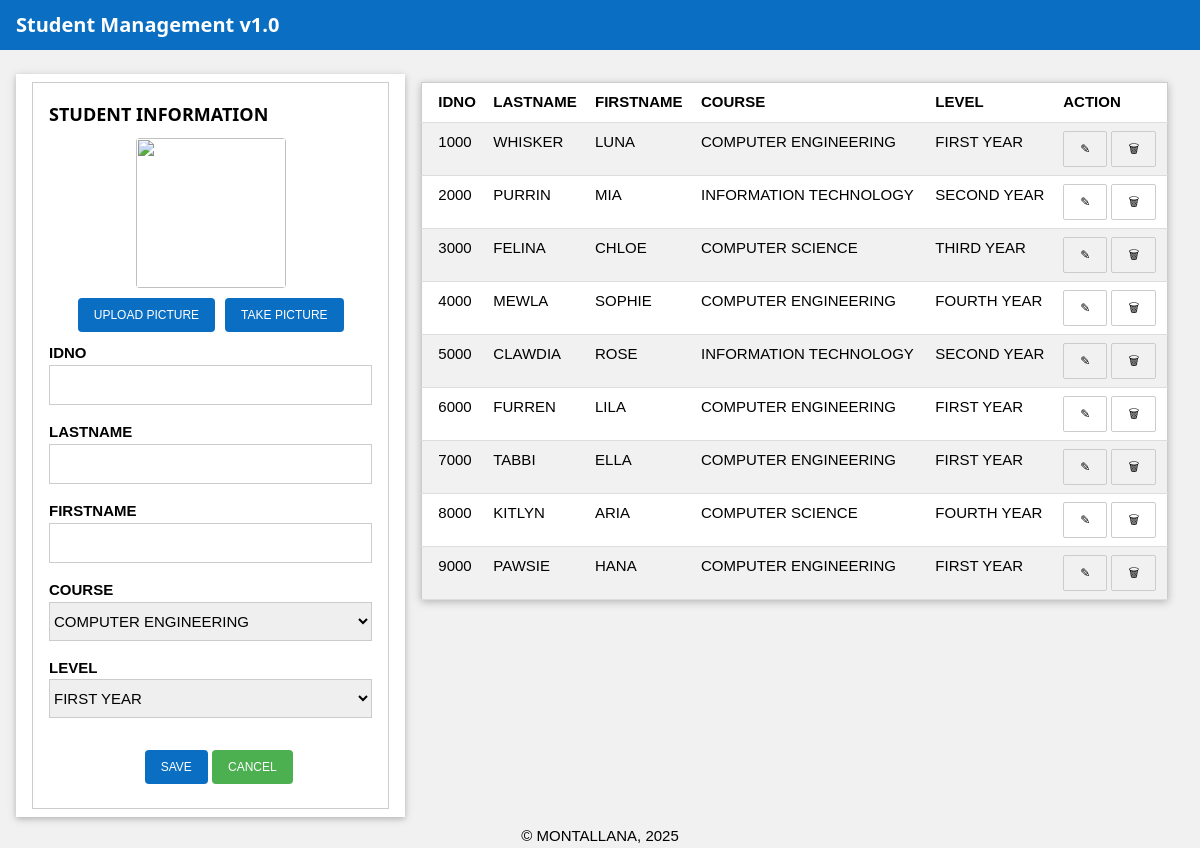
The page / on the database its author committed.
### tables this page shows
CREATE TABLE students(
id integer primary key autoincrement,
idno varchar(10) unique,
lastname varchar(50),
firstname varchar(50),
course varchar(10),
level varchar(5),
image varchar(25));

### app.py (the view)
@app.route("/")
def index():
    students = getall("students")
    students = sorted(students, key=lambda s: s["idno"])
    return render_template("index.html", students=students)

### db/dbhelper.py (called while the page is built)
def getprocess(sql:str,vals:list)->list:
    print(sql)
    conn:any=connect(database)
    conn.row_factory=Row
    cursor:any=conn.cursor()
    cursor.execute(sql,vals)
    data:list=cursor.fetchall()
    cursor.close()
    conn.close()
    return data

def getall(table:str)->list:
    sql:str = f"SELECT * FROM `{table}`"
    return getprocess(sql,[])

### templates/index.html (shortened to what this page needs)
{% extends "base.html" %}
{% block content %}
<div class="w3-row">
	<div class="w3-card w3-col l4 m4 s12 w3-white w3-padding">
		<div class="w3-border w3-padding">
			<h5><b>STUDENT INFORMATION</b></h5>
			<form id="studentForm" action="{{ url_for('savestudent') }}" method="POST" enctype="multipart/form-data">
				<center>
					<img id="preview"
						 src="https://img.icons8.com/fluent/1200/user-male-circle.jpg"
						 style="width:150px;height:150px;object-fit:cover;border-radius:4px;margin-bottom:10px;">
					<div style="display:flex;justify-content:center;gap:10px;margin-bottom:10px;">
						<label for="webcam" class="w3-button w3-info w3-round w3-small">
							UPLOAD PICTURE
						</label>
						<button type="button" class="w3-button w3-info w3-round w3-small" onclick="openCamera()">
							TAKE PICTURE
						</button>
					</div>
				</center>
				<label><b>IDNO</b></label>
				<input class="w3-input w3-border w3-margin-bottom" name="idno" id="idno" required>
				<label><b>LASTNAME</b></label>
				<input class="w3-input w3-border w3-margin-bottom" name="lastname" id="lastname" required>
				<label><b>FIRSTNAME</b></label>
				<input class="w3-input w3-border w3-margin-bottom" name="firstname" id="firstname" required>
				<label><b>COURSE</b></label>
				<select class="w3-select w3-border w3-margin-bottom" name="course" id="course">
					<option>COMPUTER ENGINEERING</option>
				</select>
				<label><b>LEVEL</b></label>
				<select class="w3-select w3-border w3-margin-bottom" name="level" id="level">
					<option>FIRST YEAR</option>
				</select>
				<div class="w3-margin-top">
					<center>
						<button class="w3-button w3-info w3-margin-left w3-margin-bottom w3-round w3-small">SAVE</button>
						<button class="w3-button w3-green w3-margin-bottom w3-round w3-small" type="reset" onclick="resetPreview()">CANCEL</button>
					</center>
				</div>
			</form>
		</div>
	</div>
	<div class="w3-col l8 m8 s12 w3-padding">
		<table class="w3-table-all w3-hoverable">
			<th>IDNO</th>
			<th class="w3-hide-small w3-hide-medium">LASTNAME</th>
			<th class="w3-hide-small w3-hide-medium">FIRSTNAME</th>
			<th class="w3-hide-small w3-hide-medium">COURSE</th>
			<th class="w3-hide-small w3-hide-medium">LEVEL</th>
			<th>ACTION</th>
			{% for s in students %}
			<tr data-image="{{ s['image'] }}">
				<td>{{ s["idno"] }}</td>
				<td class="w3-hide-small w3-hide-medium">{{ s["lastname"] | upper }}</td>
				<td class="w3-hide-small w3-hide-medium">{{ s["firstname"] | upper }}</td>
				<td class="w3-hide-small w3-hide-medium">{{ s["course"] }}</td>
				<td class="w3-hide-small w3-hide-medium">{{ s["level"] }}</td>
				<td>
					<button type="button" class="w3-button w3-border w3-round-small w3-small"
						onclick="editRow(this)">
						&#9998;
					</button>
					<button type="button" class="w3-button w3-border w3-round-small w3-small"
						onclick="deleteRow('{{ s['idno'] }}')">
						&#128465;
					</button>
				</td>
			</tr>
			{% endfor %}
		</table>
	</div>
</div>
{% endblock %}

### templates/base.html (shortened to what this page needs)
<!DOCTYPE html>
<html>
	<head>
		<link rel="stylesheet" href="{{ url_for('static',filename='css/w3.css') }}">
	</head>
	<body class="w3-light-gray">
		<div class="w3-bar w3-container w3-info" style="position:sticky;top:0">
			<h4><b>Student Management v1.0</b></h4>
		</div>
		<div class="w3-container w3-padding">
	</div>
		<div class="w3-container w3-padding">
			{% block content %}
			{% endblock %}
		</div>
		<center>
			&copy; MONTALLANA, 2025
		</center>
	</body>
</html>

### static/css/w3.css (style rules this page uses)
*,*:before,*:after { box-sizing:inherit }
html { -ms-text-size-adjust:100%;-webkit-text-size-adjust:100% }
body { margin:0 }
b,strong { font-weight:bolder }
img { border-style:none }
button,input,select,textarea,optgroup { font:inherit;margin:0 }
button,input { overflow:visible }
button,select { text-transform:none }
button,[type=button],[type=reset],[type=submit] { -webkit-appearance:button }
html,body { font-family:Verdana,sans-serif;font-size:15px;line-height:1.5 }
html { overflow-x:hidden }
h4 { font-size:20px }
h5 { font-size:18px }
h1,h2,h3,h4,h5,h6 { font-family:"Segoe UI",Arial,sans-serif;font-weight:400;margin:10px 0 }
img { vertical-align:middle }
.w3-table,.w3-table-all { border-collapse:collapse;border-spacing:0;width:100%;display:table }
.w3-table-all { border:1px solid #ccc }
.w3-bordered tr,.w3-table-all tr { border-bottom:1px solid #ddd }
.w3-table-all tr:nth-child(odd) { background-color:#fff }
.w3-table-all tr:nth-child(even) { background-color:#f1f1f1 }
.w3-table td,.w3-table th,.w3-table-all td,.w3-table-all th { padding:8px 8px;display:table-cell;text-align:left;vertical-align:top }
.w3-table th:first-child,.w3-table td:first-child,.w3-table-all th:first-child,.w3-table-all td:first-child { padding-left:16px }
.w3-btn,.w3-button { border:none;display:inline-block;padding:8px 16px;vertical-align:middle;overflow:hidden;text-decoration:none;color:inherit;background-color:inherit;text-align:center;cursor:pointer;white-space:nowrap }
.w3-btn,.w3-button { -webkit-touch-callout:none;-webkit-user-select:none;-khtml-user-select:none;-moz-user-select:none;-ms-user-select:none;user-select:none }
.w3-input { padding:8px;display:block;border:none;border-bottom:1px solid #ccc;width:100% }
.w3-select { padding:9px 0;width:100%;border:none;border-bottom:1px solid #ccc }
.w3-bar { width:100%;overflow:hidden }
.w3-container:after,.w3-container:before,.w3-panel:after,.w3-panel:before,.w3-row:after,.w3-row:before,.w3-row-padding:after,.w3-row-padding:before, .w3-cell-row:before,.w3-cell-row:after,.w3-clear:after,.w3-clear:before,.w3-bar:before,.w3-bar:after { content:"";display:table;clear:both }
.w3-col,.w3-half,.w3-third,.w3-twothird,.w3-threequarter,.w3-quarter { float:left;width:100% }
.w3-col.s12 { width:99.99999% }
@media (min-width:601px) { .w3-col.m4,.w3-third { width:33.33333% } }
@media (min-width:601px) { .w3-col.m8,.w3-twothird { width:66.66666% } }
@media (min-width:993px) { .w3-col.l4 { width:33.33333% } }
@media (min-width:993px) { .w3-col.l8 { width:66.66666% } }
.w3-round-small { border-radius:2px }
.w3-round,.w3-round-medium { border-radius:4px }
.w3-container,.w3-panel { padding:0.01em 16px }
.w3-card,.w3-card-2 { box-shadow:0 2px 5px 0 rgba(0,0,0,0.16),0 2px 10px 0 rgba(0,0,0,0.12) }
.w3-small { font-size:12px!important }
.w3-border { border:1px solid #ccc!important }
.w3-margin-top { margin-top:16px!important }
.w3-margin-bottom { margin-bottom:16px!important }
.w3-margin-left { margin-left:16px!important }
.w3-padding { padding:8px 16px!important }
.w3-green,.w3-hover-green:hover { color:#fff!important;background-color:#4CAF50!important }
.w3-white,.w3-hover-white:hover { color:#000!important;background-color:#fff!important }
.w3-light-grey,.w3-hover-light-grey:hover,.w3-light-gray,.w3-hover-light-gray:hover { color:#000!important;background-color:#f1f1f1!important }
.w3-info { color:#fff!important;background-color:#0a6fc2!important }

### templates/index.html (style rules this page uses)
table.w3-table-all { box-shadow: 0 2px 8px rgba(0,0,0,0.25); }

### rows shown on the page
students: idno "1000", lastname "WHISKER", firstname "LUNA", course "COMPUTER ENGINEERING", level "FIRST YEAR"
students: idno "2000", lastname "PURRIN", firstname "MIA", course "INFORMATION TECHNOLOGY", level "SECOND YEAR"
students: idno "3000", lastname "FELINA", firstname "CHLOE", course "COMPUTER SCIENCE", level "THIRD YEAR"
students: idno "4000", lastname "MEWLA", firstname "SOPHIE", course "COMPUTER ENGINEERING", level "FOURTH YEAR"
students: idno "5000", lastname "CLAWDIA", firstname "ROSE", course "INFORMATION TECHNOLOGY", level "SECOND YEAR"
students: idno "6000", lastname "FURREN", firstname "LILA", course "COMPUTER ENGINEERING", level "FIRST YEAR"
students: idno "7000", lastname "TABBI", firstname "ELLA", course "COMPUTER ENGINEERING", level "FIRST YEAR"
students: idno "8000", lastname "KITLYN", firstname "ARIA", course "COMPUTER SCIENCE", level "FOURTH YEAR"
students: idno "9000", lastname "PAWSIE", firstname "HANA", course "COMPUTER ENGINEERING", level "FIRST YEAR"
